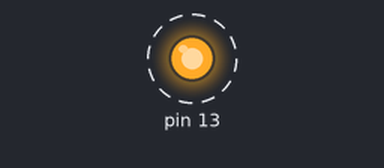
This sketch was run on a simulated Arduino Uno, built with avr-gcc and run on an emulated ATmega328P. On the bench: output pins drawn as LEDs (lit = HIGH). Dashed ring = blinking.

Above: at 0.05 s.
Timing chart, 0 to 3.0 s (numbered marks = the images above):
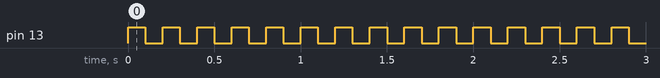

Measured:
- by itself, pin 13: alternates HIGH for 0.10 s and LOW for 0.10 s

The sketch:

test_led.ino
```cpp
#define CALIB_PENDING 13
#define CALIB_DONE 8

#include "blink_new.h"

blk_n led1(CALIB_PENDING);

void setup() {
  // put your setup code here, to run once:
//  pinMode(CALIB_PENDING, OUTPUT);
//  pinMode(CALIB_DONE, OUTPUT);

//  digitalWrite(CALIB_PENDING, HIGH);
//  digitalWrite(CALIB_DONE, LOW);

}

void loop() {
  // put your main code here, to run repeatedly:
//  delay(2000);
//  digitalWrite(CALIB_PENDING, LOW);
//  digitalWrite(CALIB_DONE, HIGH);
  led1.blk_led(100);

}
```

blink_new.cpp
```cpp
/*

   blink_new.cpp

   Autor: Eng. Wagner Rambo
   Março de 2018


*/

#include "Arduino.h"
#include "blink_new.h"

blk_n::blk_n(int pin)
{
   pinMode(pin, OUTPUT);
   _pin = pin;

}

void blk_n::blk_led(int ms)
{
   digitalWrite(_pin, HIGH);
   delay(ms);
   digitalWrite(_pin,  LOW);
   delay(ms);

}
```

blink_new.h
```cpp
/*

   blink_new.h

   Autor: Eng. Wagner Rambo
   Março de 2018


*/

#ifndef blink_n
#define blink_n

#include "Arduino.h"

class blk_n
{
   public:
       blk_n(int pin);
       void blk_led(int ms);

   private:
       int _pin;


};

#endif
```
